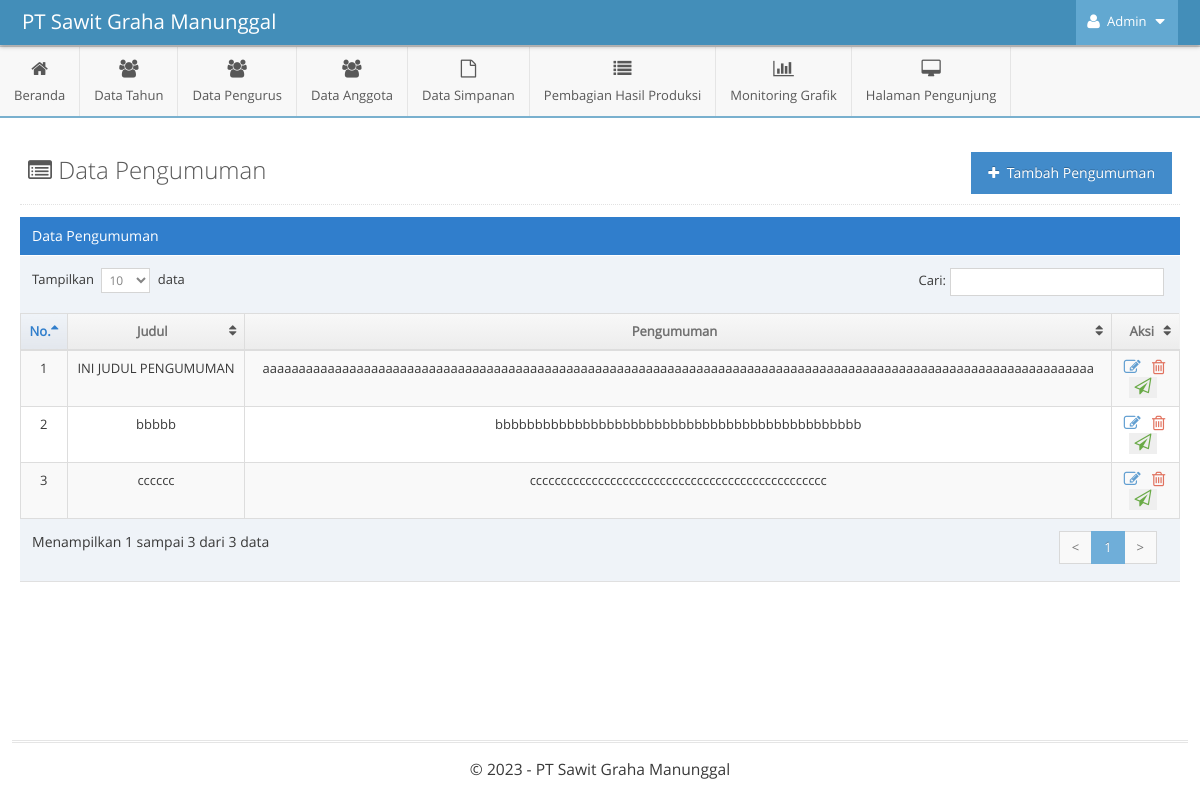
The page /admin/indexAdmin.php?p=kelola-pengumuman&m=kelola-pengumuman (signed in) on the database its author committed.
### tables this page shows
CREATE TABLE `pengumuman` (
  `id` bigint unsigned NOT NULL AUTO_INCREMENT,
  `pengumuman` varchar(255) DEFAULT NULL,
  `judul` varchar(255) DEFAULT NULL,
  PRIMARY KEY (`id`),
  UNIQUE KEY `id` (`id`)
);

### function-show.php (called while the page is built)
<?php
$host = 'localhost';
$username = 'root';
$password = '';
$dbname = 'skripsi-pirda2';
$conn = mysqli_connect($host, $username, $password, $dbname);
function tampilData($query)
{
    global $conn;
    $result = mysqli_query($conn, $query);
    $rows = [];
    while ($row = mysqli_fetch_assoc($result)) {
        $rows[] = $row;
    }
    return $rows;
}
?>

### admin/pages-admin/kelola-pengumuman/kelola-pengumuman.php (the view, shortened to what this page needs)
<?php
$query_tampil = "SELECT * FROM pengumuman";
$pengumuman = tampilData($query_tampil);
?>
<div class="page-content">
	<div class="page-header">
		<h1 style="color:#585858">
			<i class="ace-icon fa fa-list-alt"></i> Data Pengumuman
			<a data-toggle="modal" href="#tambah-pengumuman">
				<button class="btn btn-primary pull-right">
					<i class="ace-icon fa fa-plus"></i> Tambah Pengumuman
				</button>
			</a>
		</h1>
	</div>
	<div class="row">
		<div class="col-xs-12">
			<div class="row">
				<div class="col-xs-12">
					<div class="table-header">
						Data Pengumuman
					</div>
					<div>
						<table id="dynamic-table" class="table table-striped table-bordered table-hover">
							<thead>
								<tr>
									<th>No.</th>
									<th>Judul</th>
									<th>Pengumuman</th>
									<th>Aksi</th>
								</tr>
							</thead>
							<tbody>
								<?php
								$i = 1;
								foreach ($pengumuman as $value) {
								?>
									<tr>
										<td class="center"><?= $i ?></td>
										<td class="center"><?= $value['judul'] ?></td>
										<td class="center"><?= $value['pengumuman'] ?></td>
										<td class="center">
											<div class="action-buttons">
												<a data-rel="tooltip" data-placement="top" title="Ubah" style="margin-right:5px" class="blue tooltip-info" data-toggle="modal" href="#edit-pengumuman-<?= $value['id']; ?>">
													<i class="ace-icon fa fa-edit bigger-130"></i>
												</a>
												<a data-rel="tooltip" data-placement="top" title="Hapus" style="margin-right:5px" class="red tooltip-error" data-toggle="modal" href="#hapus-pengumuman-<?= $value['id']; ?>">
													<i class="ace-icon fa fa-trash-o bigger-130"></i>
												</a>
												<form method="POST">
													<button type="submit" name="shareWA" value="<?= $value['id']; ?>" style="border: none; margin-right:5px; " data-rel="tooltip" data-placement="top" title="Share WA" class="green tooltip-success" data-toggle="modal" href="#kirimWA">
														<i class="ace-icon fa fa-send-o bigger-130"></i>
													</button>
												</form>
											</div>
										</td>
									</tr>
								<?php
									$i++;
								}
								?>
							</tbody>
						</table>
					</div>
				</div>
			</div>
		</div>
	</div>
</div>

### rows shown on the page
pengumuman: judul "INI JUDUL PENGUMUMAN", pengumuman "aaaaaaaaaaaaaaaaaaaaaaaaaaaaaaaaaaaaaaaaaaaaaaaaaaaaaaaaaaaaaaaaaaaaaaaaaaaaaaaaaaaaaaaaaaaaaaaaaaaaaaaaaaaaaaaaaaa", $value['id'] 2 (drawn)
pengumuman: judul "bbbbb", pengumuman "bbbbbbbbbbbbbbbbbbbbbbbbbbbbbbbbbbbbbbbbbbbbbb", $value['id'] 3 (drawn)
pengumuman: judul "cccccc", pengumuman "cccccccccccccccccccccccccccccccccccccccccccccccc", $value['id'] 4 (drawn)
